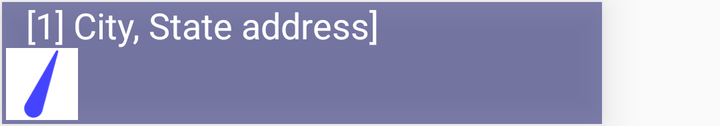
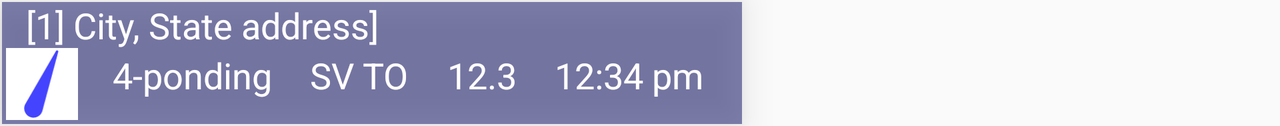

The same Android screen from two of the app's own layout files: first res/layout/ as a phone draws it, then the repository's variant for another configuration, drawn on a device whose configuration selects that folder. Both files follow.
<!-- AndroidManifest.xml: application theme Theme.AppTheme -->
<!-- res/layout/list_smart_row.xml -->
<?xml version="1.0" encoding="utf-8"?>
<androidx.constraintlayout.widget.ConstraintLayout
    xmlns:android="http://schemas.android.com/apk/res/android"
    xmlns:app="http://schemas.android.com/apk/res-auto"
    android:layout_width="match_parent"
    android:maxWidth="300dp"
    android:layout_height="wrap_content"
    xmlns:tools="http://schemas.android.com/tools"
    android:layout_margin="1dp"
    android:background="#a448"
    android:elevation="10dp"
    android:padding="2dp"
    android:tag="list_track_row">

    <TextView
        android:id="@+id/name"
        style="@style/text18"
        android:layout_width="0dp"
        android:layout_height="wrap_content"
        android:layout_marginStart="10dp"
        tools:text="[1] City, State address]"
        app:layout_constraintStart_toStartOf="parent"
        app:layout_constraintEnd_toEndOf="parent"
        app:layout_constraintTop_toTopOf="parent" />

    <ImageView
        android:id="@+id/smart_ddi_icon"
        android:layout_width="36dp"
        android:layout_height="36dp"
        android:background="@color/white"
        android:src="@drawable/smart_rain1"
        app:layout_constraintStart_toStartOf="parent"
        app:layout_constraintTop_toBottomOf="@id/name"
        />

    

</androidx.constraintlayout.widget.ConstraintLayout>
<!-- resources referenced by this layout -->
<resources>
  <color name="white">#FFFFFFFF</color>
  <!-- drawable smart_rain1 (drawable) -->
  <vector xmlns:android="http://schemas.android.com/apk/res/android"
      android:width="15dp"
      android:height="28dp"
      android:autoMirrored="true"
      android:viewportWidth="15"
      android:viewportHeight="28">
      <path
          android:fillColor="#44f"
          android:strokeWidth="0.5"
          android:strokeColor="@color/white"
          android:fillType="evenOdd"
          android:pathData="M13.53,0.691C13.192,0.6 12.844,0.77 12.699,1.075H12.695L0.945,21.409C0.735,21.736 0.571,22.097 0.465,22.493C-0.084,24.544 1.135,26.653 3.185,27.201C5.225,27.748 7.317,26.549 7.882,24.521H7.883L10.71,13.975C10.715,13.962 10.719,13.949 10.722,13.935H10.725L14.024,1.628L14.04,1.568H14.039C14.14,1.186 13.912,0.793 13.53,0.691Z" />
  </vector>
  <style name="text18" parent="font_default">
          <item name="android:layout_height">wrap_content</item>
          <item name="android:layout_width">wrap_content</item>
          <item name="android:textSize">18dp</item>
      </style>
  <style name="Theme.AppTheme" parent="Theme.AppCompat.Light.DarkActionBar">
         <item name="colorPrimary">@color/blue_500</item>
         <item name="colorPrimaryVariant">@color/blue_700</item>
         <item name="colorOnPrimary">@color/white</item>
  
        <item name="colorSecondary">@color/teal_200</item>
        <item name="colorSecondaryVariant">@color/teal_700</item>
        <item name="colorOnSecondary">@color/black</item>
  
         <item name="android:actionMenuTextAppearance">@style/menu_style</item>
     </style>
  <style name="font_default">
          <item name="android:textColor">@color/white1</item>
          <item name="android:textFontWeight" tools:targetApi="28">400</item>
          <item name="android:includeFontPadding">false</item>
      </style>
  <color name="blue_500">#38d</color>
  <color name="blue_700">#16b</color>
  <color name="teal_200">#FF03DAC5</color>
  <color name="teal_700">#FF018786</color>
  <color name="black">#FF000000</color>
  <style name="menu_style" parent="text24">
      </style>
  <!-- from res/values-notnight/ -->
  <color name="white1">#FFffffff</color>
  <style name="text24" parent="font_default">
          <item name="android:textSize">24dp</item>
      </style>
</resources>
<!-- res/layout-w500dp/list_smart_row.xml (the repository's variant of the layout above) -->
<!-- drawn on the phone turned sideways -->
<?xml version="1.0" encoding="utf-8"?>
<androidx.constraintlayout.widget.ConstraintLayout
    xmlns:android="http://schemas.android.com/apk/res/android"
    xmlns:app="http://schemas.android.com/apk/res-auto"
    android:layout_width="match_parent"
    android:maxWidth="370dp"
    android:layout_height="wrap_content"
    xmlns:tools="http://schemas.android.com/tools"
    android:layout_margin="1dp"
    android:background="#a448"
    android:elevation="10dp"
    android:padding="2dp"
    android:tag="list_track_row">
    
    <TextView
        android:id="@+id/name"
        style="@style/text18"
        android:layout_width="0dp"
        android:layout_height="wrap_content"
        android:layout_marginStart="10dp"
        tools:text="[1] City, State address]"
        app:layout_constraintStart_toStartOf="parent"
        app:layout_constraintEnd_toEndOf="parent"
        app:layout_constraintTop_toTopOf="parent" />

    <ImageView
        android:id="@+id/smart_ddi_icon"
        android:layout_width="36dp"
        android:layout_height="36dp"
        android:background="@color/white"
        android:src="@drawable/smart_rain1"
        app:layout_constraintStart_toStartOf="parent"
        app:layout_constraintTop_toBottomOf="@id/name"
        />

    <androidx.constraintlayout.helper.widget.Flow
        android:id="@+id/row_items"
        android:layout_width="0dp"
        android:layout_height="wrap_content"
        android:padding="4dp"
        app:constraint_referenced_ids="smart_ddi, smart_alert, smart_rate, smart_time"
        app:flow_horizontalAlign="start"
        app:flow_horizontalGap="6dp"
        app:flow_verticalGap="10dp"
        app:flow_wrapMode="aligned"
        app:layout_constraintEnd_toEndOf="parent"
        app:layout_constraintStart_toEndOf="@+id/smart_ddi_icon"
        app:layout_constraintTop_toBottomOf="@id/name" />

    <TextView
        android:id="@+id/smart_ddi"
        style="@style/text18"
        android:layout_width="wrap_content"
        android:layout_height="wrap_content"
        tools:text="4-ponding"
          />

    <TextView
        android:id="@+id/smart_alert"
        style="@style/text18"
        android:layout_width="wrap_content"
        android:layout_height="wrap_content"
        tools:text="SV TO" />

    <TextView
        android:id="@+id/smart_rate"
        style="@style/text18"
        android:layout_width="wrap_content"
        android:layout_height="wrap_content"
        tools:text="12.3" />

    <TextView
        android:id="@+id/smart_time"
        style="@style/text18"
        android:layout_width="wrap_content"
        android:layout_height="wrap_content"
        tools:text="12:34 pm" />

</androidx.constraintlayout.widget.ConstraintLayout>
